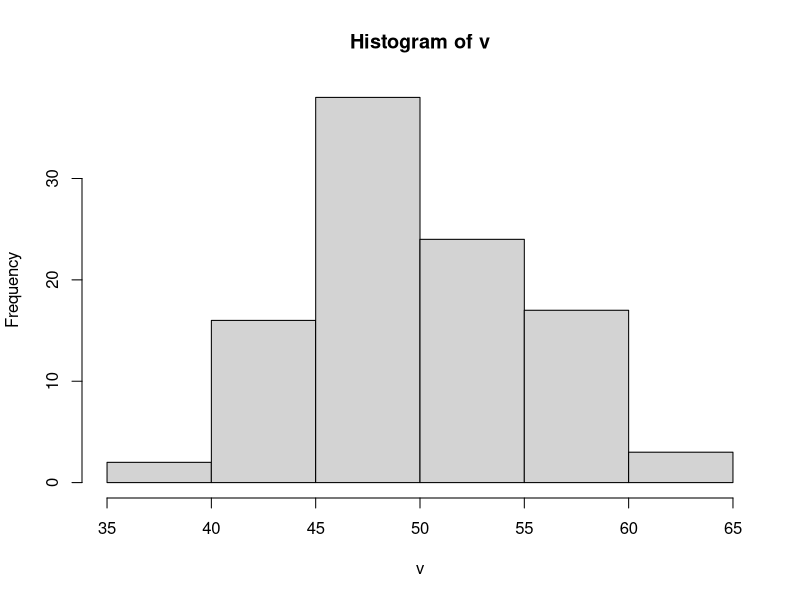
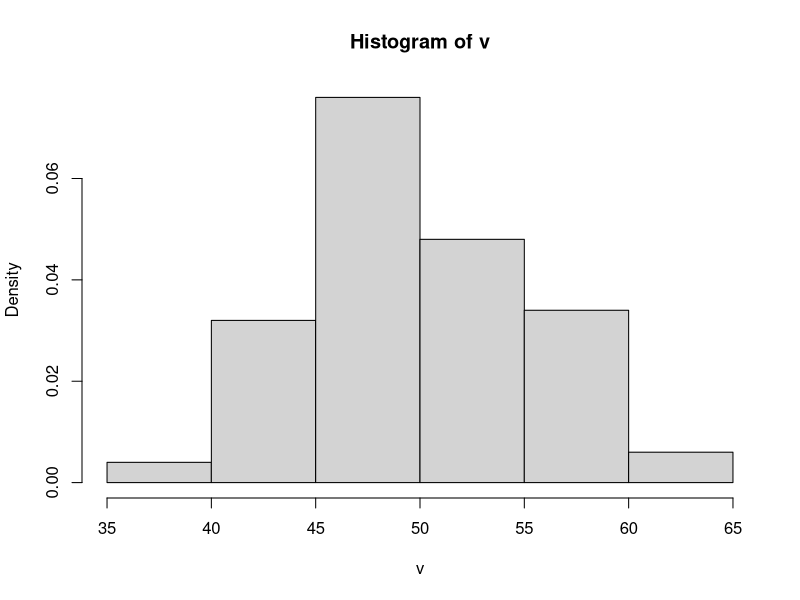
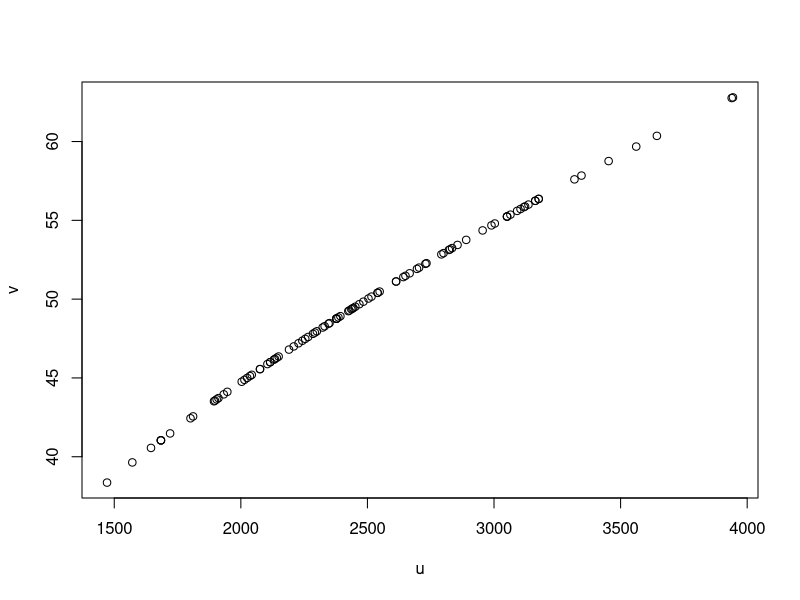
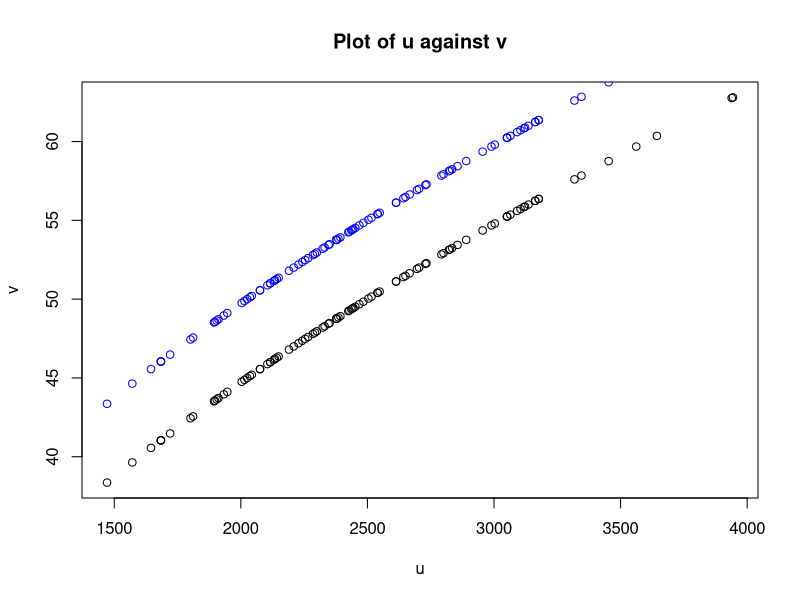
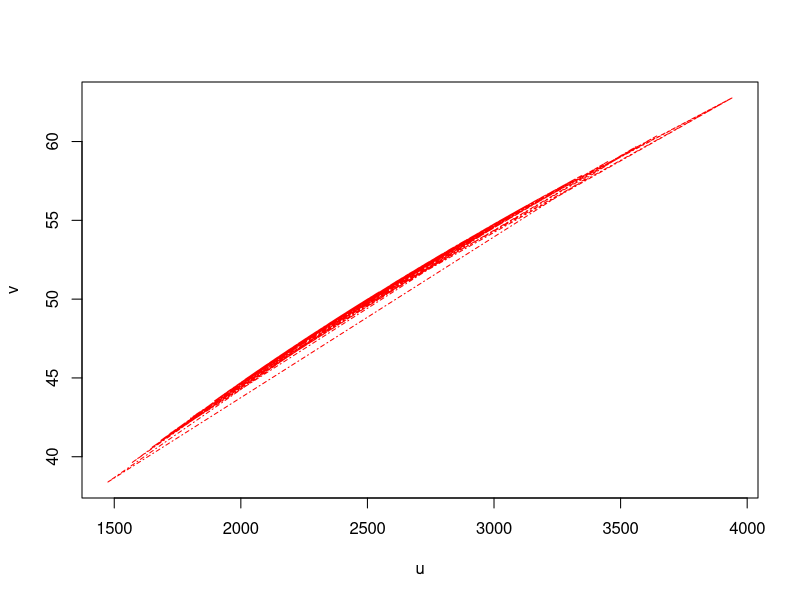
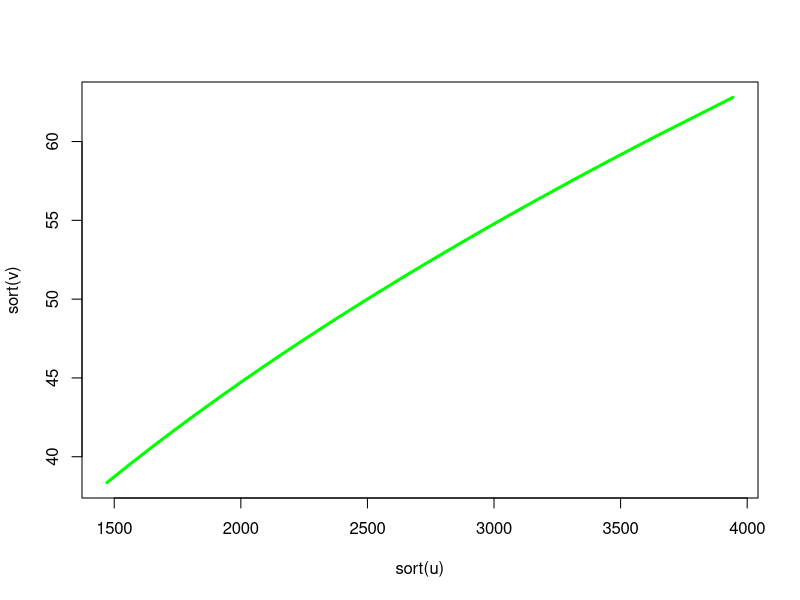

These figures' R source, in order:
###########     R-intro Table 2

## matrices
#
x=1:12
y=seq(10, 20, length=12)

m=matrix(x,nrow=3,ncol=4) # creates a 3 by 4 matrix m from vector x column-wise
m
m=matrix(x,nrow=3,ncol=4,byrow=T) # creates a 3 by 4 matrix m from vector x row-wise
m
m[2,3] # extracts element on 2nd row and in 3rd column of m
m[3,] # extracts 3rd row of m
colSums(m) # calculates column sums of matrix m
apply(m,1,mean) # gives maximum of each row of m
               # (replacing 1 by 2 does it for columns, and
               # max can be replaced by other R-function)

cbind(x,y) # forms a matrix with columns x and y
M=read.table("sample1.txt") # reads values from file and saves in a table M
M
M=as.matrix(M) # converts table M into a matrix M
M

#
##lists
#
L=list(1:2,4:6) # creates a list that consists of two elements
L
L[[1]] # extracts the first element of the list L

L=list(element1=1:2,M) # creates a list that consists of two elements also
L
L$element1 # extracts the first element of the list L,
           # but now the elements of the list must have names


#
##for-loops
#
v=numeric(10) # creates a numeric object v of length zero
v

for(i in 1:100) { 
  # does 100 times:
  v[i]=mean(sample(1:100,25)) 
  print(v[i])
} # take a sample of size 25 out of 1,..., 100 and compute sample mean and store in v
v


#
##plotting
#
hist(v) # plots a (unscaled) histogram of v
hist(v,prob=T) # plots a scaled histogram of the values in s

u <- v^2 # takes the square of each entry in v and saves the resulting vector in u
u

plot(u,v) # plots the points (u[i],v[i]) in the plane
plot(u,v, xlab="u",ylab="v", # also names the axes,
main="Plot of u against v")  # and gives the plot a title

points(u,v+5,col="blue")    # adds the points (u[i],v[i]+5)

plot(u,v,type="l",   # plots line segments between points (u[i],v[i]),
col="red", lty=4)    # with dashed, red lines
plot(sort(u),sort(v),type="l",   # plots line segments between points with sorted coordinates
     col="green", lwd=3)    # with thick, green lines

#
##creating a function
#
add2=function(x){ # creates a function add2 with one argument x,
x+2}              # which adds 2 to every element of x
add2
add2(c(3,5)) # calculates function add2 for values 3 and 5
#


fibonacci=function(n){ # creates a function fibonacci with argument n, which
w=numeric(n)           # creates a vector w of length n consisting of zeros,
w[2]=1                 # assigns value 1 to the second element of w,
     for(i in 3:n) {   # uses for-loop to create new elements up to n-th element
     w[i]=w[i-2]+w[i-1] } # out of two existing elements,
w# print(w)    
  }               # and outputs w
fibonacci(20) # computes first 20 Fibonacci numbers
